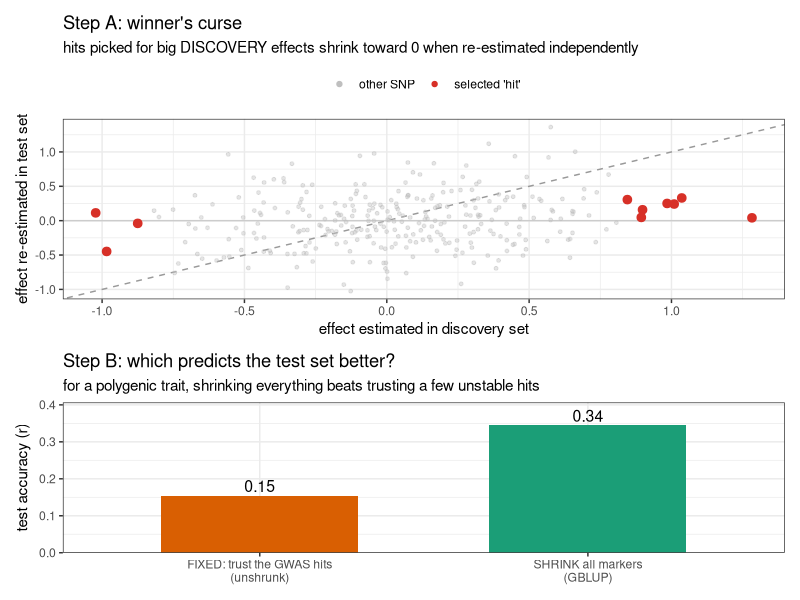

R code for this plot:
#!/usr/bin/env Rscript
# Toy for Lesson 10: WHY forcing GWAS hits in as FIXED (unshrunk) effects hurts.
# Polygenic trait (many tiny effects). We "discover" top SNPs in a training set, then
# show (A) winner's curse: their training effects are inflated vs an independent estimate,
# and (B) a predictor that TRUSTS those few unshrunk effects loses to one that SHRINKS
# all markers (GBLUP-style ridge).
suppressMessages({library(ggplot2); library(patchwork)})
set.seed(19)
n <- 200; p <- 300
M  <- matrix(rbinom(n*p, 2, 0.5), n, p)           # genotypes 0/1/2
Z  <- scale(M)
alpha <- rnorm(p, 0, 0.15)                         # MANY tiny effects (polygenic, none large)
g  <- as.vector(Z %*% alpha)
y  <- g + rnorm(n, 0, sd(g))                       # h2 ~ 0.5
disc <- 1:100; test <- 101:200                     # discovery vs test lines

# --- marginal GWAS-style scan on the DISCOVERY set; pick top-k "hits" ---
est_disc <- sapply(1:p, function(j) coef(lm(y[disc] ~ Z[disc,j]))[2])
est_test <- sapply(1:p, function(j) coef(lm(y[test] ~ Z[test,j]))[2])   # independent re-estimate
k <- 10
hits <- order(abs(est_disc), decreasing=TRUE)[1:k]
cat(sprintf("Top-%d 'hits': mean|effect| in discovery = %.3f  but independent re-estimate = %.3f  (true = %.3f)\n",
            k, mean(abs(est_disc[hits])), mean(abs(est_test[hits])), mean(abs(alpha[hits]))))

# --- predict TEST two ways ---
# (1) FIXED: trust the k hits, estimate them unshrunk by OLS, predict from them
bf <- coef(lm(y[disc] ~ Z[disc,hits]))
predF <- cbind(1, Z[test,hits]) %*% bf
# (2) SHRUNK (GBLUP-style ridge over ALL markers)
ridge <- function(X,y,lam) solve(crossprod(X)+lam*diag(ncol(X)), crossprod(X,y))
bs <- ridge(Z[disc,], y[disc], p)                  # heavy shrinkage (~ equal small effects)
predS <- Z[test,] %*% bs
accF <- cor(predF, y[test]); accS <- cor(predS, y[test])
cat(sprintf("Test accuracy:  FIXED hits = %.2f   |   SHRINK all (GBLUP) = %.2f\n", accF, accS))

# Panel A: winner's curse — discovery effect vs independent re-estimate (hits)
dfA <- data.frame(disc=est_disc, test=est_test, hit=factor(ifelse(1:p %in% hits,"selected 'hit'","other SNP")))
pA <- ggplot(dfA, aes(disc, test, color=hit)) +
  geom_abline(slope=1, linetype="dashed", color="grey60") + geom_hline(yintercept=0, color="grey80") +
  geom_point(aes(size=hit, alpha=hit)) +
  scale_color_manual(values=c("selected 'hit'"="#d73027","other SNP"="grey75"), name=NULL) +
  scale_size_manual(values=c("selected 'hit'"=2.6,"other SNP"=1), guide="none") +
  scale_alpha_manual(values=c("selected 'hit'"=1,"other SNP"=.4), guide="none") +
  labs(title="Step A: winner's curse",
       subtitle="hits picked for big DISCOVERY effects shrink toward 0 when re-estimated independently",
       x="effect estimated in discovery set", y="effect re-estimated in test set") +
  theme_bw(base_size=11) + theme(legend.position="top")

# Panel B: test accuracy fixed vs shrunk
dfB <- data.frame(model=c("FIXED: trust the GWAS hits\n(unshrunk)","SHRINK all markers\n(GBLUP)"),
                  acc=c(accF, accS))
pB <- ggplot(dfB, aes(reorder(model,acc), acc, fill=model)) + geom_col(width=.6) +
  geom_text(aes(label=sprintf("%.2f",acc)), vjust=-0.3, size=4) +
  scale_fill_manual(values=c("FIXED: trust the GWAS hits\n(unshrunk)"="#d95f02","SHRINK all markers\n(GBLUP)"="#1b9e77"), guide="none") +
  scale_y_continuous(expand=expansion(mult=c(0,.18))) +
  labs(title="Step B: which predicts the test set better?",
       subtitle="for a polygenic trait, shrinking everything beats trusting a few unstable hits",
       x=NULL, y="test accuracy (r)") + theme_bw(base_size=11)
ggsave("../figures/20_toy_winners_curse.png", (pA/pB)+plot_layout(heights=c(1.2,1)), width=8, height=7.6, dpi=120)
cat("Wrote figures/20_toy_winners_curse.png\n")
